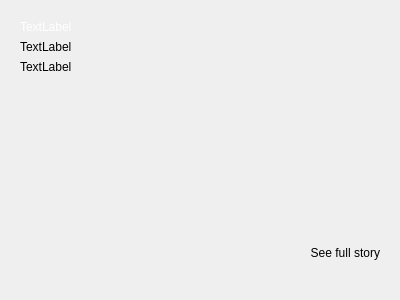
<?xml version="1.0" encoding="UTF-8"?>
<ui version="4.0">
 <class>NewsDetailViewUI</class>
 <widget class="QWidget" name="NewsDetailViewUI">
  <property name="geometry">
   <rect>
    <x>0</x>
    <y>0</y>
    <width>400</width>
    <height>300</height>
   </rect>
  </property>
  <property name="windowTitle">
   <string>Form</string>
  </property>
  <layout class="QVBoxLayout" name="verticalLayout">
   <property name="spacing">
    <number>6</number>
   </property>
   <property name="leftMargin">
    <number>20</number>
   </property>
   <property name="topMargin">
    <number>20</number>
   </property>
   <property name="rightMargin">
    <number>20</number>
   </property>
   <property name="bottomMargin">
    <number>40</number>
   </property>
   <item>
    <widget class="QLabel" name="_pubDate">
     <property name="palette">
      <palette>
       <active>
        <colorrole role="WindowText">
         <brush brushstyle="SolidPattern">
          <color alpha="255">
           <red>255</red>
           <green>255</green>
           <blue>255</blue>
          </color>
         </brush>
        </colorrole>
        <colorrole role="Button">
         <brush brushstyle="SolidPattern">
          <color alpha="255">
           <red>255</red>
           <green>255</green>
           <blue>255</blue>
          </color>
         </brush>
        </colorrole>
        <colorrole role="Light">
         <brush brushstyle="SolidPattern">
          <color alpha="255">
           <red>255</red>
           <green>255</green>
           <blue>255</blue>
          </color>
         </brush>
        </colorrole>
        <colorrole role="Midlight">
         <brush brushstyle="SolidPattern">
          <color alpha="255">
           <red>255</red>
           <green>255</green>
           <blue>255</blue>
          </color>
         </brush>
        </colorrole>
        <colorrole role="Dark">
         <brush brushstyle="SolidPattern">
          <color alpha="255">
           <red>127</red>
           <green>127</green>
           <blue>127</blue>
          </color>
         </brush>
        </colorrole>
        <colorrole role="Mid">
         <brush brushstyle="SolidPattern">
          <color alpha="255">
           <red>170</red>
           <green>170</green>
           <blue>170</blue>
          </color>
         </brush>
        </colorrole>
        <colorrole role="Text">
         <brush brushstyle="SolidPattern">
          <color alpha="255">
           <red>255</red>
           <green>255</green>
           <blue>255</blue>
          </color>
         </brush>
        </colorrole>
        <colorrole role="BrightText">
         <brush brushstyle="SolidPattern">
          <color alpha="255">
           <red>255</red>
           <green>255</green>
           <blue>255</blue>
          </color>
         </brush>
        </colorrole>
        <colorrole role="ButtonText">
         <brush brushstyle="SolidPattern">
          <color alpha="255">
           <red>0</red>
           <green>0</green>
           <blue>0</blue>
          </color>
         </brush>
        </colorrole>
        <colorrole role="Base">
         <brush brushstyle="SolidPattern">
          <color alpha="255">
           <red>255</red>
           <green>255</green>
           <blue>255</blue>
          </color>
         </brush>
        </colorrole>
        <colorrole role="Window">
         <brush brushstyle="SolidPattern">
          <color alpha="255">
           <red>255</red>
           <green>255</green>
           <blue>255</blue>
          </color>
         </brush>
        </colorrole>
        <colorrole role="Shadow">
         <brush brushstyle="SolidPattern">
          <color alpha="255">
           <red>0</red>
           <green>0</green>
           <blue>0</blue>
          </color>
         </brush>
        </colorrole>
        <colorrole role="AlternateBase">
         <brush brushstyle="SolidPattern">
          <color alpha="255">
           <red>255</red>
           <green>255</green>
           <blue>255</blue>
          </color>
         </brush>
        </colorrole>
        <colorrole role="ToolTipBase">
         <brush brushstyle="SolidPattern">
          <color alpha="255">
           <red>255</red>
           <green>255</green>
           <blue>220</blue>
          </color>
         </brush>
        </colorrole>
        <colorrole role="ToolTipText">
         <brush brushstyle="SolidPattern">
          <color alpha="255">
           <red>0</red>
           <green>0</green>
           <blue>0</blue>
          </color>
         </brush>
        </colorrole>
       </active>
       <inactive>
        <colorrole role="WindowText">
         <brush brushstyle="SolidPattern">
          <color alpha="255">
           <red>255</red>
           <green>255</green>
           <blue>255</blue>
          </color>
         </brush>
        </colorrole>
        <colorrole role="Button">
         <brush brushstyle="SolidPattern">
          <color alpha="255">
           <red>255</red>
           <green>255</green>
           <blue>255</blue>
          </color>
         </brush>
        </colorrole>
        <colorrole role="Light">
         <brush brushstyle="SolidPattern">
          <color alpha="255">
           <red>255</red>
           <green>255</green>
           <blue>255</blue>
          </color>
         </brush>
        </colorrole>
        <colorrole role="Midlight">
         <brush brushstyle="SolidPattern">
          <color alpha="255">
           <red>255</red>
           <green>255</green>
           <blue>255</blue>
          </color>
         </brush>
        </colorrole>
        <colorrole role="Dark">
         <brush brushstyle="SolidPattern">
          <color alpha="255">
           <red>127</red>
           <green>127</green>
           <blue>127</blue>
          </color>
         </brush>
        </colorrole>
        <colorrole role="Mid">
         <brush brushstyle="SolidPattern">
          <color alpha="255">
           <red>170</red>
           <green>170</green>
           <blue>170</blue>
          </color>
         </brush>
        </colorrole>
        <colorrole role="Text">
         <brush brushstyle="SolidPattern">
          <color alpha="255">
           <red>255</red>
           <green>255</green>
           <blue>255</blue>
          </color>
         </brush>
        </colorrole>
        <colorrole role="BrightText">
         <brush brushstyle="SolidPattern">
          <color alpha="255">
           <red>255</red>
           <green>255</green>
           <blue>255</blue>
          </color>
         </brush>
        </colorrole>
        <colorrole role="ButtonText">
         <brush brushstyle="SolidPattern">
          <color alpha="255">
           <red>0</red>
           <green>0</green>
           <blue>0</blue>
          </color>
         </brush>
        </colorrole>
        <colorrole role="Base">
         <brush brushstyle="SolidPattern">
          <color alpha="255">
           <red>255</red>
           <green>255</green>
           <blue>255</blue>
          </color>
         </brush>
        </colorrole>
        <colorrole role="Window">
         <brush brushstyle="SolidPattern">
          <color alpha="255">
           <red>255</red>
           <green>255</green>
           <blue>255</blue>
          </color>
         </brush>
        </colorrole>
        <colorrole role="Shadow">
         <brush brushstyle="SolidPattern">
          <color alpha="255">
           <red>0</red>
           <green>0</green>
           <blue>0</blue>
          </color>
         </brush>
        </colorrole>
        <colorrole role="AlternateBase">
         <brush brushstyle="SolidPattern">
          <color alpha="255">
           <red>255</red>
           <green>255</green>
           <blue>255</blue>
          </color>
         </brush>
        </colorrole>
        <colorrole role="ToolTipBase">
         <brush brushstyle="SolidPattern">
          <color alpha="255">
           <red>255</red>
           <green>255</green>
           <blue>220</blue>
          </color>
         </brush>
        </colorrole>
        <colorrole role="ToolTipText">
         <brush brushstyle="SolidPattern">
          <color alpha="255">
           <red>0</red>
           <green>0</green>
           <blue>0</blue>
          </color>
         </brush>
        </colorrole>
       </inactive>
       <disabled>
        <colorrole role="WindowText">
         <brush brushstyle="SolidPattern">
          <color alpha="255">
           <red>127</red>
           <green>127</green>
           <blue>127</blue>
          </color>
         </brush>
        </colorrole>
        <colorrole role="Button">
         <brush brushstyle="SolidPattern">
          <color alpha="255">
           <red>255</red>
           <green>255</green>
           <blue>255</blue>
          </color>
         </brush>
        </colorrole>
        <colorrole role="Light">
         <brush brushstyle="SolidPattern">
          <color alpha="255">
           <red>255</red>
           <green>255</green>
           <blue>255</blue>
          </color>
         </brush>
        </colorrole>
        <colorrole role="Midlight">
         <brush brushstyle="SolidPattern">
          <color alpha="255">
           <red>255</red>
           <green>255</green>
           <blue>255</blue>
          </color>
         </brush>
        </colorrole>
        <colorrole role="Dark">
         <brush brushstyle="SolidPattern">
          <color alpha="255">
           <red>127</red>
           <green>127</green>
           <blue>127</blue>
          </color>
         </brush>
        </colorrole>
        <colorrole role="Mid">
         <brush brushstyle="SolidPattern">
          <color alpha="255">
           <red>170</red>
           <green>170</green>
           <blue>170</blue>
          </color>
         </brush>
        </colorrole>
        <colorrole role="Text">
         <brush brushstyle="SolidPattern">
          <color alpha="255">
           <red>127</red>
           <green>127</green>
           <blue>127</blue>
          </color>
         </brush>
        </colorrole>
        <colorrole role="BrightText">
         <brush brushstyle="SolidPattern">
          <color alpha="255">
           <red>255</red>
           <green>255</green>
           <blue>255</blue>
          </color>
         </brush>
        </colorrole>
        <colorrole role="ButtonText">
         <brush brushstyle="SolidPattern">
          <color alpha="255">
           <red>127</red>
           <green>127</green>
           <blue>127</blue>
          </color>
         </brush>
        </colorrole>
        <colorrole role="Base">
         <brush brushstyle="SolidPattern">
          <color alpha="255">
           <red>255</red>
           <green>255</green>
           <blue>255</blue>
          </color>
         </brush>
        </colorrole>
        <colorrole role="Window">
         <brush brushstyle="SolidPattern">
          <color alpha="255">
           <red>255</red>
           <green>255</green>
           <blue>255</blue>
          </color>
         </brush>
        </colorrole>
        <colorrole role="Shadow">
         <brush brushstyle="SolidPattern">
          <color alpha="255">
           <red>0</red>
           <green>0</green>
           <blue>0</blue>
          </color>
         </brush>
        </colorrole>
        <colorrole role="AlternateBase">
         <brush brushstyle="SolidPattern">
          <color alpha="255">
           <red>255</red>
           <green>255</green>
           <blue>255</blue>
          </color>
         </brush>
        </colorrole>
        <colorrole role="ToolTipBase">
         <brush brushstyle="SolidPattern">
          <color alpha="255">
           <red>255</red>
           <green>255</green>
           <blue>220</blue>
          </color>
         </brush>
        </colorrole>
        <colorrole role="ToolTipText">
         <brush brushstyle="SolidPattern">
          <color alpha="255">
           <red>0</red>
           <green>0</green>
           <blue>0</blue>
          </color>
         </brush>
        </colorrole>
       </disabled>
      </palette>
     </property>
     <property name="text">
      <string>TextLabel</string>
     </property>
    </widget>
   </item>
   <item>
    <widget class="QWidget" name="_headerContainer" native="true">
     <property name="sizePolicy">
      <sizepolicy hsizetype="Preferred" vsizetype="Maximum">
       <horstretch>0</horstretch>
       <verstretch>0</verstretch>
      </sizepolicy>
     </property>
     <property name="minimumSize">
      <size>
       <width>0</width>
       <height>0</height>
      </size>
     </property>
     <layout class="QHBoxLayout" name="horizontalLayout">
      <property name="spacing">
       <number>0</number>
      </property>
      <property name="margin">
       <number>0</number>
      </property>
      <item>
       <widget class="QLabel" name="_title">
        <property name="sizePolicy">
         <sizepolicy hsizetype="MinimumExpanding" vsizetype="Preferred">
          <horstretch>0</horstretch>
          <verstretch>0</verstretch>
         </sizepolicy>
        </property>
        <property name="maximumSize">
         <size>
          <width>16777215</width>
          <height>50</height>
         </size>
        </property>
        <property name="text">
         <string>TextLabel</string>
        </property>
        <property name="wordWrap">
         <bool>true</bool>
        </property>
       </widget>
      </item>
      <item>
       <widget class="QWidget" name="_closeButtonContainer" native="true">
        <property name="sizePolicy">
         <sizepolicy hsizetype="Preferred" vsizetype="Preferred">
          <horstretch>0</horstretch>
          <verstretch>0</verstretch>
         </sizepolicy>
        </property>
        <layout class="QVBoxLayout" name="verticalLayout_2">
         <property name="spacing">
          <number>0</number>
         </property>
         <property name="margin">
          <number>0</number>
         </property>
         <item>
          <spacer name="verticalSpacer_2">
           <property name="orientation">
            <enum>Qt::Vertical</enum>
           </property>
           <property name="sizeType">
            <enum>QSizePolicy::MinimumExpanding</enum>
           </property>
           <property name="sizeHint" stdset="0">
            <size>
             <width>20</width>
             <height>2</height>
            </size>
           </property>
          </spacer>
         </item>
        </layout>
       </widget>
      </item>
     </layout>
    </widget>
   </item>
   <item>
    <widget class="QLabel" name="_descriptionLabel">
     <property name="text">
      <string>TextLabel</string>
     </property>
     <property name="wordWrap">
      <bool>true</bool>
     </property>
    </widget>
   </item>
   <item>
    <widget class="QWidget" name="_textBrowserContainer" native="true">
     <property name="sizePolicy">
      <sizepolicy hsizetype="Preferred" vsizetype="Expanding">
       <horstretch>0</horstretch>
       <verstretch>0</verstretch>
      </sizepolicy>
     </property>
     <property name="styleSheet">
      <string/>
     </property>
     <layout class="QVBoxLayout" name="verticalLayout_3">
      <property name="spacing">
       <number>0</number>
      </property>
      <property name="margin">
       <number>0</number>
      </property>
     </layout>
    </widget>
   </item>
   <item>
    <spacer name="verticalSpacer">
     <property name="orientation">
      <enum>Qt::Vertical</enum>
     </property>
     <property name="sizeType">
      <enum>QSizePolicy::Maximum</enum>
     </property>
     <property name="sizeHint" stdset="0">
      <size>
       <width>20</width>
       <height>25</height>
      </size>
     </property>
    </spacer>
   </item>
   <item>
    <widget class="QLabel" name="_link">
     <property name="maximumSize">
      <size>
       <width>16777215</width>
       <height>25</height>
      </size>
     </property>
     <property name="text">
      <string>See full story</string>
     </property>
     <property name="alignment">
      <set>Qt::AlignRight|Qt::AlignTrailing|Qt::AlignVCenter</set>
     </property>
     <property name="openExternalLinks">
      <bool>true</bool>
     </property>
    </widget>
   </item>
  </layout>
 </widget>
 <resources/>
 <connections/>
</ui>
